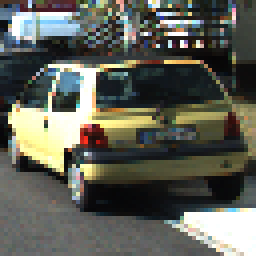
#> input picture test_images/ColorSpace1.jpg, 64 x 64 px (shown 4 times larger); its folder holds 6 pictures in this run
$ jupyter execute --allow-errors P5-Vehicle-Detection-Analysis.ipynb   (shell and % lines are left out)   (older library calls are emulated)
#> lines starting #> are read from the running program, lines starting #| are printed output that depends on the picture
[cell 1]
import numpy as np
import cv2
import matplotlib.pyplot as plt
import matplotlib.image as mpimg
import glob
import os
import time

## Data Exploration
### def

[cell 2]
# Define a function to return some characteristics of the dataset
def data_look(car_list, notcar_list):
    data_dict = {}
    # Define a key in data_dict "n_cars" and store the number of car images
    data_dict["n_cars"] = len(car_list)
    # Define a key "n_notcars" and store the number of notcar images
    data_dict["n_notcars"] = len(notcar_list)
    # Read in a test image, either car or notcar
    example_img = mpimg.imread(car_list[0])
    # Define a key "image_shape" and store the test image shape 3-tuple
    data_dict["image_shape"] = example_img.shape
    # Define a key "data_type" and store the data type of the test image.
    data_dict["data_type"] = example_img.dtype
    # Return data_dict
    return data_dict

[cell 3]
def search(cul,dtype):
    images=[]

    for (path, dir, files) in os.walk(cul):
        for filename in files:
            ext = os.path.splitext(filename)[-1]
            if ext == '.'+dtype:
                images.append(path+'/'+filename)
    return images

[cell 4]
cul='dataset_images/'
dtype='png'
images=search(cul,dtype)

Search 함수 참고 문헌 [링크](https://wikidocs.net/39)

[cell 5]
cars = []
notcars = []

for image in images:
    if 'non-vehicles' in image:
        notcars.append(image)
    elif 'vehicles' in image:
        cars.append(image)
    else:
        error()

[cell 6]
cul='dataset_images/'
dtype='png'
images=search(cul,dtype)

#> (a cell that did not finish here is left out)

[cell 8]
cars = []
notcars = []

for image in images:
    if 'non-vehicles' in image:
        notcars.append(image)
    elif 'vehicles' in image:
        cars.append(image)
    else:
        error()

#> (a cell that did not finish here is left out)

## Draw_boxws
### def

[cell 10]
def draw_boxes(img, bboxes, color=(0, 0, 255), thick=6):
    # make a copy of the image
    draw_img = np.copy(img)
    for bbox in bboxes:
        # draw each bounding box on your image copy using cv2.rectangle()
        cv2.rectangle(draw_img, bbox[0], bbox[1], color, thick)


    # return the image copy with boxes drawn
    return draw_img # Change this line to return image copy with boxes

### test

#> (a cell that did not finish here is left out)

## Histograms of Color
### def

[cell 12]
# Define a function to compute color histogram features
def color_hist(img, nbins=32, bins_range=(0, 256),vis=False):
    # Compute the histogram of the RGB channels separately
    channel1_hist = np.histogram(img[:,:,0], bins=nbins, range=bins_range)
    channel2_hist = np.histogram(img[:,:,1], bins=nbins, range=bins_range)
    channel3_hist = np.histogram(img[:,:,2], bins=nbins, range=bins_range)

    # Concatenate the histograms into a single feature vector
    hist_features = np.concatenate((channel1_hist[0], channel2_hist[0], channel3_hist[0]))

    if vis==True :

        # Generating bin centers
        bin_edges = channel1_hist[1]
        bin_centers = (bin_edges[1:]  + bin_edges[0:len(bin_edges)-1])/2
        # Return the individual histograms, bin_centers and feature vector
        return channel1_hist, channel2_hist, channel2_hist, bin_centers, hist_features
    else:
        return hist_features

### test

[cell 13]
images = glob.glob('test_images/*.jpg')
#> images = ['test_images/ColorSpace1.jpg', 'test_images/ColorSpace2.jpg', 'test_images/ColorSpace3.jpg', 'test_images/ColorSpace4.jpg', 'test_images/ColorSpace5.jpg', 'test_images/ColorSpace6.jpg']

cspace='RGB'
hist_bins=32
hist_range=(0, 256)

for file in images:
    # Read in each one by one
    img = mpimg.imread(file)
#> img is the input picture: shape (64, 64, 3) float32; mean R, G, B 0.37, 0.376, 0.34
    # apply color conversion if other than 'RGB'
    if cspace != 'RGB':
        if cspace == 'HSV':
            feature_image = cv2.cvtColor(img, cv2.COLOR_RGB2HSV)
        elif cspace == 'LUV':
            feature_image = cv2.cvtColor(img, cv2.COLOR_RGB2LUV)
        elif cspace == 'HLS':
            feature_image = cv2.cvtColor(img, cv2.COLOR_RGB2HLS)
        elif cspace == 'YUV':
            feature_image = cv2.cvtColor(img, cv2.COLOR_RGB2YUV)
    else: feature_image = np.copy(img)
    # Apply color_hist() also with a color space option now
    ch1, ch2, ch3, bincen, feature_vec = color_hist(feature_image, nbins=hist_bins, bins_range=hist_range,vis=True)
#> in color_hist, `hist_features = np.concatenate((channel1_hist[0], channel2_hist[0], ch..`: hist_features = 96 values, max 4096 at index 0, min 0 at index 1, mean 128
#> in color_hist, `bin_edges = channel1_hist[1]`: bin_edges = 33 values from 0 to 256
#> in color_hist, `bin_centers = (bin_edges[1:]  + bin_edges[0:len(bin_edges)-1])/2`: bin_centers = 32 values from 4 to 252
#> bincen = 32 values from 4 to 252; feature_vec has the same summary as hist_features in color_hist
    fig = plt.figure(figsize=(24,4))
    plt.subplot(141)
    plt.imshow(img)
    plt.title(file.split("\\")[-1])
    plt.subplot(142)
    plt.bar(bincen, ch1[0])
    plt.xlim(0, 256)
    plt.title('ch1 Histogram ['+cspace[0] +']')
    plt.subplot(143)
    plt.bar(bincen, ch1[0])
    plt.xlim(0, 256)
    plt.title('ch2 Histogram ['+cspace[1] +']')
    plt.subplot(144)
    plt.bar(bincen, ch3[0])
    plt.xlim(0, 256)
    plt.title('ch3 Histogram ['+cspace[2] +']')
    plt.show()
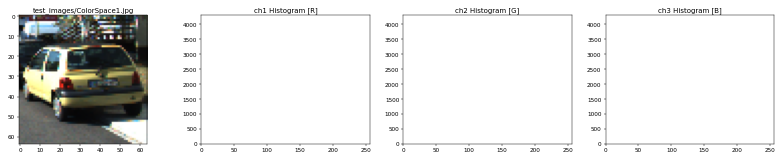
#> figure drawn by matplotlib, 4 panels; panel 2: tallest bar 4096 high, from x = 3.6 to 4.4; panel 3: tallest bar 4096 high, from x = 3.6 to 4.4; panel 4: tallest bar 4096 high, from x = 3.6 to 4.4
#> pass 2 of the loop `for file in images:`:
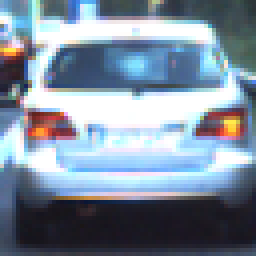
#> input picture test_images/ColorSpace2.jpg, 64 x 64 px (shown 4 times larger)
#> img is the input picture: shape (64, 64, 3) float32; mean R, G, B 0.495, 0.554, 0.618
#> `plt.show()`:
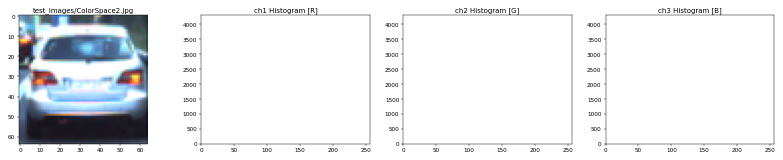
#> figure drawn by matplotlib, 4 panels; panel 2: tallest bar 4096 high, from x = 3.6 to 4.4; panel 3: tallest bar 4096 high, from x = 3.6 to 4.4; panel 4: tallest bar 4096 high, from x = 3.6 to 4.4
#> pass 3 of the loop `for file in images:`:
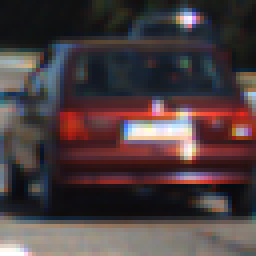
#> input picture test_images/ColorSpace3.jpg, 64 x 64 px (shown 4 times larger)
#> img is the input picture: shape (64, 64, 3) float32; mean R, G, B 0.295, 0.242, 0.25
#> `plt.show()`:
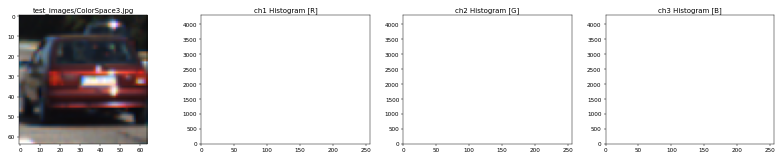
#> figure drawn by matplotlib, 4 panels; panel 2: tallest bar 4096 high, from x = 3.6 to 4.4; panel 3: tallest bar 4096 high, from x = 3.6 to 4.4; panel 4: tallest bar 4096 high, from x = 3.6 to 4.4
#> the loop made 6 passes; the first 3 are shown
#plt.savefig('example_images/Histogram_Color.png')

[cell 14]
# %matplotlib tk

[cell 15]
import cv2
import numpy as np
import matplotlib.pyplot as plt
from mpl_toolkits.mplot3d import Axes3D


def plot3d(pixels, colors_rgb,
        axis_labels=list("RGB"), axis_limits=((0, 255), (0, 255), (0, 255))):
    """Plot pixels in 3D."""

    # Create figure and 3D axes
    fig = plt.figure(figsize=(8, 8))
    ax = Axes3D(fig)

    # Set axis limits
    ax.set_xlim(*axis_limits[0])
    ax.set_ylim(*axis_limits[1])
    ax.set_zlim(*axis_limits[2])

    # Set axis labels and sizes
    ax.tick_params(axis='both', which='major', labelsize=14, pad=8)
    ax.set_xlabel(axis_labels[0], fontsize=16, labelpad=16)
    ax.set_ylabel(axis_labels[1], fontsize=16, labelpad=16)
    ax.set_zlabel(axis_labels[2], fontsize=16, labelpad=16)

    # Plot pixel values with colors given in colors_rgb
    ax.scatter(
        pixels[:, :, 0].ravel(),
        pixels[:, :, 1].ravel(),
        pixels[:, :, 2].ravel(),
        c=colors_rgb.reshape((-1, 3)), edgecolors='none')

    return ax  # return Axes3D object for further manipulation

def Analy_Color(img):

    # Select a small fraction of pixels to plot by subsampling it
    scale = max(img.shape[0], img.shape[1], 64) / 64  # at most 64 rows and columns
#> scale = 1
    img_small = cv2.resize(img, (np.int(img.shape[1] / scale), np.int(img.shape[0] / scale)), interpolation=cv2.INTER_NEAREST)

    # Convert subsampled image to desired color space(s)
    img_small_RGB = cv2.cvtColor(img_small, cv2.COLOR_BGR2RGB)  # OpenCV uses BGR, matplotlib likes RGB
    img_small_HSV = cv2.cvtColor(img_small, cv2.COLOR_BGR2HSV)
#> img_small_HSV: shape (64, 64, 3) float32; mean H, S, V 130.3, 0.2, 0.4
    img_small_LUV = cv2.cvtColor(img_small, cv2.COLOR_RGB2LUV)
#> img_small_LUV: shape (64, 64, 3) float32; mean of channels 0, 1, 2 38.7, 0.4, 6.1
    img_small_HLS = cv2.cvtColor(img_small, cv2.COLOR_RGB2HLS)
#> img_small_HLS: shape (64, 64, 3) float32; mean of channels 0, 1, 2 124, 0.4, 0.2
    img_small_YUV = cv2.cvtColor(img_small, cv2.COLOR_RGB2YUV)
#> img_small_YUV: shape (64, 64, 3) float32; mean of channels 0, 1, 2 0.37, 0.485, 0.5


    img_small_rgb = img_small_RGB / 255.  # scaled to [0, 1], only for plotting

    # Plot and show
    plot3d(img_small_RGB, img_small_rgb)
    plt.show()

    plot3d(img_small_HSV, img_small_rgb, axis_labels=list("HSV"))
    plt.show()

    plot3d(img_small_LUV, img_small_rgb, axis_labels=list("LUV"))
    plt.show()

    plot3d(img_small_HLS, img_small_rgb, axis_labels=list("HLS"))
    plt.show()

    plot3d(img_small_YUV, img_small_rgb, axis_labels=list("YUV"))
    plt.show()

[cell 16]
# Read a color image
img = mpimg.imread("test_images/ColorSpace1.jpg")
plt.imshow(img)
Analy_Color(img)

[cell 17]
images = glob.glob('example_images/ColorSpace_ca*.png')

fig, axes = plt.subplots(2,3,figsize=(20,10))
for i, fname in enumerate(images):
    img = mpimg.imread(fname)
    if i<3:
        axes[0,i].imshow(img)
    else:
        axes[1,i-3].imshow(img)
plt.savefig('example_images/color_scope_car.png')

[cell 18]
# Read a color image
img = mpimg.imread("test_images/ColorSpace5.jpg")
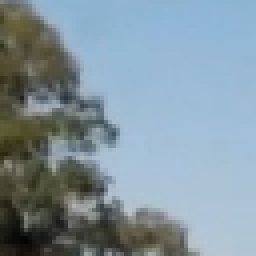
#> input picture test_images/ColorSpace5.jpg, 64 x 64 px (shown 4 times larger)
#> img is the input picture: shape (64, 64, 3) float32; mean R, G, B 0.51, 0.58, 0.621
plt.imshow(img)
Analy_Color(img)
#> in Analy_Color (call 2), `img_small_HSV = cv2.cvtColor(img_small, cv2.COLOR_BGR2HSV)`: img_small_HSV: shape (64, 64, 3) float32; mean H, S, V 75.8, 0.2, 0.6
#> in Analy_Color (call 2), `img_small_LUV = cv2.cvtColor(img_small, cv2.COLOR_RGB2LUV)`: img_small_LUV: shape (64, 64, 3) float32; mean of channels 0, 1, 2 59.6, -9.6, -11.2
#> in Analy_Color (call 2), `img_small_HLS = cv2.cvtColor(img_small, cv2.COLOR_RGB2HLS)`: img_small_HLS: shape (64, 64, 3) float32; mean of channels 0, 1, 2 163.2, 0.6, 0.3
#> in Analy_Color (call 2), `img_small_YUV = cv2.cvtColor(img_small, cv2.COLOR_RGB2YUV)`: img_small_YUV: shape (64, 64, 3) float32; mean of channels 0, 1, 2 0.564, 0.528, 0.452
#> in Analy_Color (call 2), `img_small_rgb = img_small_RGB / 255.`:
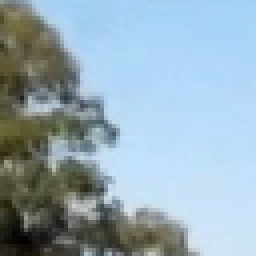
#> img_small_rgb: shape (64, 64, 3) float32 (shown 4 times larger); mean B, G, R 0.00244, 0.00228, 0.002; drawn with min black and max white
plt.savefig('example_images/color_scope_noncar.png')

[cell 19]
images = glob.glob('example_images/ColorSpace_noncar*.png')

fig, axes = plt.subplots(2,3,figsize=(20,10))
for i, fname in enumerate(images):
    img = mpimg.imread(fname)
    if i<3:
        axes[0,i].imshow(img)
    else:
        axes[1,i-3].imshow(img)
plt.savefig('example_images/color_scope_noncar.png')

## Spatial Binning of Color
### def

[cell 20]
# Define a function to compute color histogram features
# Pass the color_space flag as 3-letter all caps string
# like 'HSV' or 'LUV' etc.
def bin_spatial(img, color_space='RGB', size=(32, 32)):
    # Convert image to new color space (if specified)
    if color_space != 'RGB':
        if color_space == 'HSV':
            feature_image = cv2.cvtColor(img, cv2.COLOR_RGB2HSV)
        elif color_space == 'LUV':
            feature_image = cv2.cvtColor(img, cv2.COLOR_RGB2LUV)
        elif color_space == 'HLS':
            feature_image = cv2.cvtColor(img, cv2.COLOR_RGB2HLS)
        elif color_space == 'YUV':
            feature_image = cv2.cvtColor(img, cv2.COLOR_RGB2YUV)
        elif color_space == 'YCrCb':
            feature_image = cv2.cvtColor(img, cv2.COLOR_RGB2YCrCb)
    else: feature_image = np.copy(img)
    # Use cv2.resize().ravel() to create the feature vector
    features = cv2.resize(feature_image, size).ravel()
    # Return the feature vector
    return features

#> (a cell that did not finish here is left out)

[cell 22]
feature_vec.shape
#> Out = (96,)

## HOG
### def

[cell 23]
from skimage.feature import hog

[cell 24]
# Define a function to return HOG features and visualization
def get_hog_features(img, orient, pix_per_cell, cell_per_block, vis=False, feature_vec=True):
    if vis == True:
        features, hog_image = hog(img, orientations=orient, pixels_per_cell=(pix_per_cell, pix_per_cell),
                                  cells_per_block=(cell_per_block, cell_per_block), transform_sqrt=False,
                                  visualise=True, feature_vector=False)
        return features, hog_image
    else:
        features = hog(img, orientations=orient, pixels_per_cell=(pix_per_cell, pix_per_cell),
                       cells_per_block=(cell_per_block, cell_per_block), transform_sqrt=False,
                       visualise=False, feature_vector=feature_vec)
        return features

#> (a cell that did not finish here is left out)

## Combine and Normalize
### def

[cell 26]
from sklearn.preprocessing import StandardScaler

[cell 27]
# Define a function to extract features from a list of images
# Have this function call bin_spatial() and color_hist()
def extract_features(imgs, cspace='RGB', spatial_size=(32, 32),
                        hist_bins=32, hist_range=(0, 256)):
    # Create a list to append feature vectors to
    features = []
    # Iterate through the list of images
    for file in imgs:
        # Read in each one by one
        image = mpimg.imread(file)
        # apply color conversion if other than 'RGB'
        if cspace != 'RGB':
            if cspace == 'HSV':
                feature_image = cv2.cvtColor(image, cv2.COLOR_RGB2HSV)
            elif cspace == 'LUV':
                feature_image = cv2.cvtColor(image, cv2.COLOR_RGB2LUV)
            elif cspace == 'HLS':
                feature_image = cv2.cvtColor(image, cv2.COLOR_RGB2HLS)
            elif cspace == 'YUV':
                feature_image = cv2.cvtColor(image, cv2.COLOR_RGB2YUV)
        else: feature_image = np.copy(image)
        # Apply bin_spatial() to get spatial color features
        spatial_features = bin_spatial(feature_image, size=spatial_size)
        # Apply color_hist() also with a color space option now
        hist_features = color_hist(feature_image, nbins=hist_bins, bins_range=hist_range)
        # Append the new feature vector to the features list
        features.append(np.concatenate((spatial_features, hist_features)))
    # Return list of feature vectors
    return features

### test

[cell 28]
spatial = 32
histbin = 32

car_features = extract_features(cars, cspace='RGB', spatial_size=(spatial, spatial),
                        hist_bins=histbin, hist_range=(0, 256))
notcar_features = extract_features(notcars, cspace='RGB', spatial_size=(spatial, spatial),
                        hist_bins=histbin, hist_range=(0, 256))


# Create an array stack of feature vectors
X = np.vstack((car_features, notcar_features)).astype(np.float64)


# Fit a per-column scaler
#> (the rest of this cell did not finish here and is left out)

#> (a cell that did not finish here is left out)

#> (a cell that did not finish here is left out)

[cell 31]
len(car_features)

#> (a cell that did not finish here is left out)

[cell 33]
A=np.array(car_features)
A.shape

#> (a cell that did not finish here is left out)

#> (a cell that did not finish here is left out)

[cell 36]
X[1,:3072]

[cell 37]
X[1,3072:]

[cell 38]
A=np.array(X[1,:])
A.shape

## Color Classify

[cell 39]
from sklearn.svm import LinearSVC
from sklearn.model_selection import train_test_split

# Define the labels vector
y = np.hstack((np.ones(len(car_features)), np.zeros(len(notcar_features))))


# Split up data into randomized training and test sets
rand_state = np.random.randint(0, 100)
#> (the rest of this cell did not finish here and is left out)

## Classifier
### def

[cell 40]
# Define a function to extract features from a list of images
# Have this function call bin_spatial() and color_hist()
def extract_features(imgs, cspace='RGB', spatial_size=(32, 32),
                        hist_bins=32, hist_range=(0, 256),orient=9,
                        pix_per_cell=8, cell_per_block=2, hog_channel=0,
                        spatial_feat=True, hist_feat=True, hog_feat=True):
    # Create a list to append feature vectors to
    features = []
    # Iterate through the list of images
    for file in imgs:
        file_features = []
        # Read in each one by one
        image = mpimg.imread(file)
        # apply color conversion if other than 'RGB'
        if cspace != 'RGB':
            if cspace == 'HSV':
                feature_image = cv2.cvtColor(image, cv2.COLOR_RGB2HSV)
            elif cspace == 'LUV':
                feature_image = cv2.cvtColor(image, cv2.COLOR_RGB2LUV)
            elif cspace == 'HLS':
                feature_image = cv2.cvtColor(image, cv2.COLOR_RGB2HLS)
            elif cspace == 'YUV':
                feature_image = cv2.cvtColor(image, cv2.COLOR_RGB2YUV)
            elif cspace == 'YCrCb':
                feature_image = cv2.cvtColor(img, cv2.COLOR_RGB2YCrCb)
        else: feature_image = np.copy(image)

        if spatial_feat == True:
            # Apply bin_spatial() to get spatial color features
            spatial_features = bin_spatial(feature_image, size=spatial_size)
            file_features.append(spatial_features)
        if hist_feat == True:
            # Apply color_hist() also with a color space option now
            hist_features = color_hist(feature_image, nbins=hist_bins, bins_range=hist_range)
            file_features.append(hist_features)
        if hog_feat == True:
            if hog_channel == 'ALL':
                hog_features = []
                for channel in range(feature_image.shape[2]):
                    hog_features.append(get_hog_features(feature_image[:,:,channel],
                                        orient, pix_per_cell, cell_per_block,
                                        vis=False, feature_vec=True))
                hog_features = np.ravel(hog_features)
            else:
                hog_features = get_hog_features(feature_image[:,:,hog_channel], orient,
                            pix_per_cell, cell_per_block, vis=False, feature_vec=True)
            file_features.append(hog_features)
        # Append the new feature vector to the features list
        features.append(np.concatenate(file_features))
    # Return list of feature vectors
    return features

### test

[cell 41]
# Define parameters for feature extraction
color_space = 'YCrCb' # Can be RGB, HSV, LUV, HLS, YUV, YCrCb
orient = 9  # HOG orientations
pix_per_cell = 8 # HOG pixels per cell
cell_per_block = 2 # HOG cells per block
hog_channel = 'ALL' # Can be 0, 1, 2, or "ALL"
spatial_size = (16, 16) # Spatial binning dimensions
hist_bins = 32    # Number of histogram bins
spatial_feat = True # Spatial features on or off
hist_feat = True # Histogram features on or off
hog_feat = True # HOG features on or off

car_features = extract_features(cars, cspace=color_space,
                        spatial_size=spatial_size, hist_bins=hist_bins,
                        orient=orient, pix_per_cell=pix_per_cell,
                        cell_per_block=cell_per_block,
                        hog_channel=hog_channel, spatial_feat=spatial_feat,
                        hist_feat=hist_feat, hog_feat=hog_feat)
print('Car samples: ', len(car_features))
notcar_features = extract_features(notcars, cspace=color_space,
                        spatial_size=spatial_size, hist_bins=hist_bins,
                        orient=orient, pix_per_cell=pix_per_cell,
                        cell_per_block=cell_per_block,
                        hog_channel=hog_channel, spatial_feat=spatial_feat,
                        hist_feat=hist_feat, hog_feat=hog_feat)
